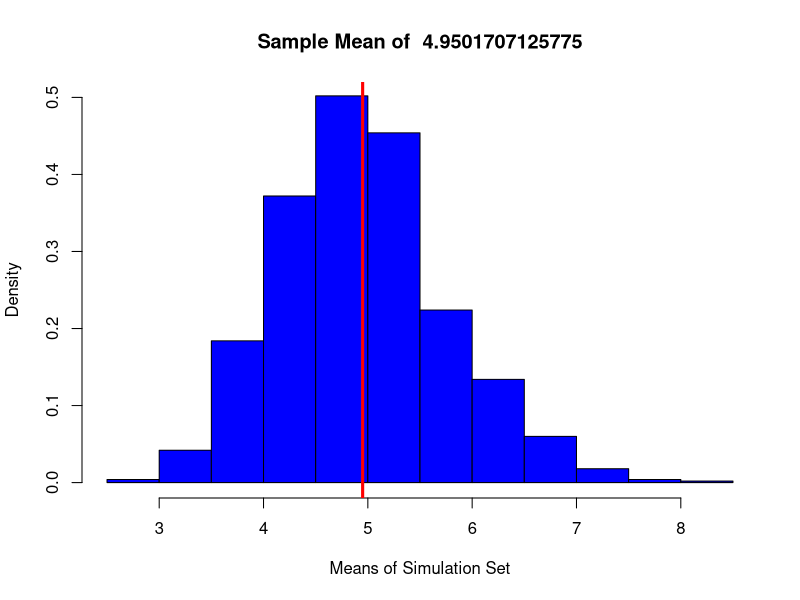

Recreate this plot in R.
## ---- chunk 1
lambda <- 0.2
sample <- 40
set.seed(6) #a seed is set to ensure the result is reproducable

# start simulate
simulated_exponentials=NULL
for (i in 1 : 1000)
{
  simulated_exponentials = c(simulated_exponentials, mean(rexp(sample, lambda)))
}
## ---- chunk 2
sam_mean <- mean(simulated_exponentials) #sample mean = 4.950171
sam_mean
theor_mean <- 1/lambda #theoretical mean = 5
theor_mean
## ---- chunk 3
sd(simulated_exponentials) #standard deviation of distribution of averages of 40 exponentials
(1/lambda)/sqrt(sample) #standard deviation from analytical expression

var(simulated_exponentials) # Variance of the sample mean
1/((lambda*lambda) * sample) # Theoritcal variance of the distribution
## ---- chunk 4
# centered at the population mean
# the theoretical mean is 1/lambda = 5
hist(simulated_exponentials,
     probability=T,
     main=paste('Sample Mean of ',sam_mean),
     ylim=c(0,0.5),
     col='blue',
     xlab='Means of Simulation Set')
abline(v=sam_mean,col='red',lwd=3)

